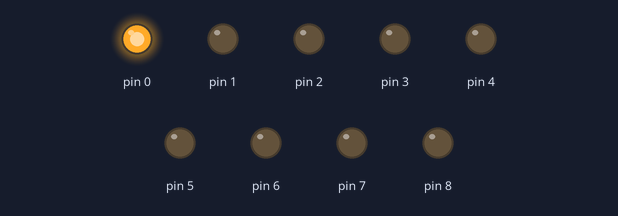
Recording of a sketch running on a simulated Arduino Uno, built with avr-gcc and run on an emulated ATmega328P. Parts: output pins drawn as LEDs (lit = HIGH).

Above: at 0.05 s.
At 0.65 s:
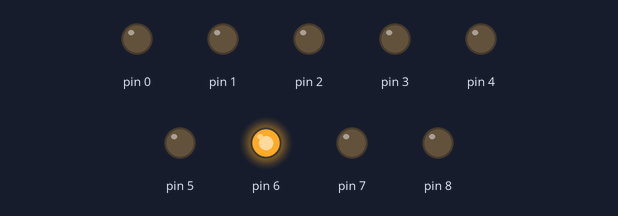
At 1.35 s:
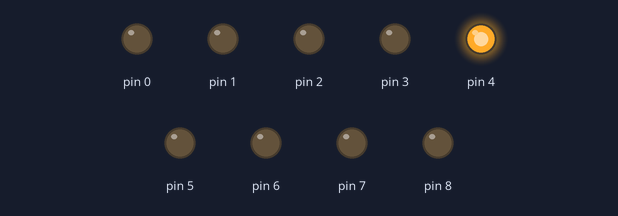
At 1.95 s:
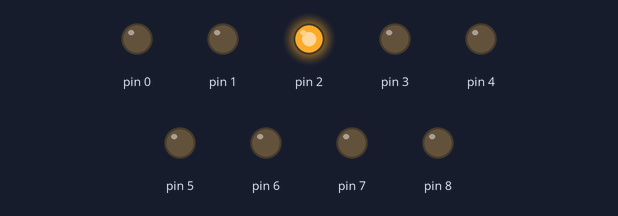
At 2.6 s:
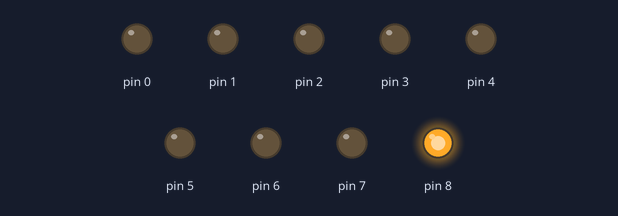
At 3.75 s:
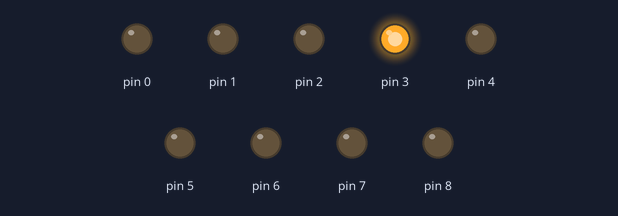
Timing chart, 0 to 4.0 s (numbered marks = the images above):
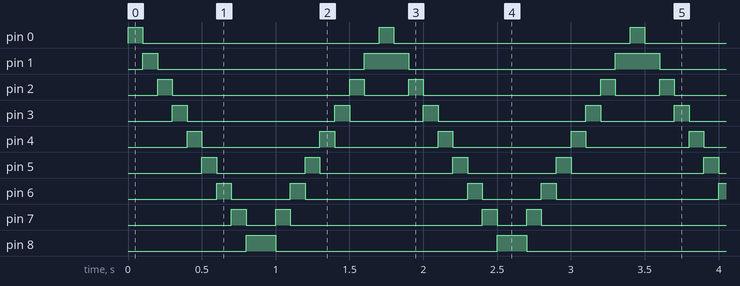

Measured:
- by itself, pin 0: alternates HIGH for 0.10 s and LOW for 1.6 s
- by itself, pin 1: repeats every 1.7 s: LOW 1.4 s, HIGH 0.30 s
- by itself, pin 2: repeats every 1.7 s: LOW 1.2 s, HIGH 0.10 s, LOW 0.30 s, HIGH 0.10 s
- by itself, pin 3: repeats every 1.7 s: LOW 1.0 s, HIGH 0.10 s, LOW 0.50 s, HIGH 0.10 s
- by itself, pin 4: alternates HIGH for 0.10 s and LOW for 0.75 s
- by itself, pin 5: repeats every 1.7 s: LOW 0.60 s, HIGH 0.10 s, LOW 0.90 s, HIGH 0.10 s
- by itself, pin 6: repeats every 1.7 s: LOW 0.40 s, HIGH 0.10 s, LOW 1.1 s, HIGH 0.10 s
- by itself, pin 7: repeats every 1.7 s: LOW 0.20 s, HIGH 0.10 s, LOW 1.3 s, HIGH 0.10 s

The sketch:

Bai3.ino
```cpp
void setup()
{
  // put your setup code here, to run once:
  for (int i = 0; i < 9; i++)
    pinMode(i, OUTPUT);
}

void loop()
{
  // put your main code here, to run repeatedly:
  for (int i = 0; i < 9; i++)
  {
    if (i > 0)
      digitalWrite(i - 1, 0);
    digitalWrite(i, 1);
    delay(100);
  }

  for (int i = 8; i > 0; i--)
  {
    if (i < 8)
      digitalWrite(i + 1, 0);
    digitalWrite(i, 1);
    delay(100);
   }
}
```
